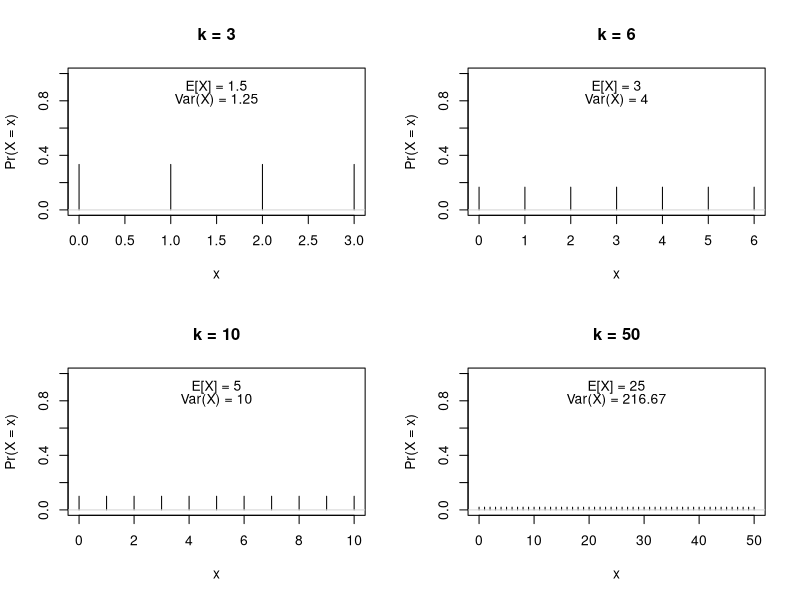

R code for this plot:
# Discrete uniforms for Lecture 5
# C Forbes July 2015


par(mfrow=c(2,2))
k<-3
x<-seq(0,k,by=1)
y<-rep(1/k,length(x))
plot(x,y,type="h",ylim=c(0,1),ylab="Pr(X = x)")
abline(h=0,col="lightgrey")
text(x=k/2,y=0.9,"E[X] = 1.5")
text(x=k/2,y=0.8,"Var(X) = 1.25")
title("k = 3")

k<-6
x<-seq(0,k,by=1)
y<-rep(1/k,length(x))
plot(x,y,type="h",ylim=c(0,1),ylab="Pr(X = x)")
abline(h=0,col="lightgrey")
text(x=k/2,y=0.9,"E[X] = 3")
text(x=k/2,y=0.8,"Var(X) = 4")
title("k = 6")

k<-10
x<-seq(0,k,by=1)
y<-rep(1/k,length(x))
plot(x,y,type="h",ylim=c(0,1),ylab="Pr(X = x)")
abline(h=0,col="lightgrey")
text(x=k/2,y=0.9,"E[X] = 5")
text(x=k/2,y=0.8,"Var(X) = 10")
title("k = 10")

k<-50
x<-seq(0,k,by=1)
y<-rep(1/k,length(x))
plot(x,y,type="h",ylim=c(0,1),ylab="Pr(X = x)")
abline(h=0,col="lightgrey")
text(x=k/2,y=0.9,"E[X] = 25")
text(x=k/2,y=0.8,"Var(X) = 216.67")
title("k = 50")
